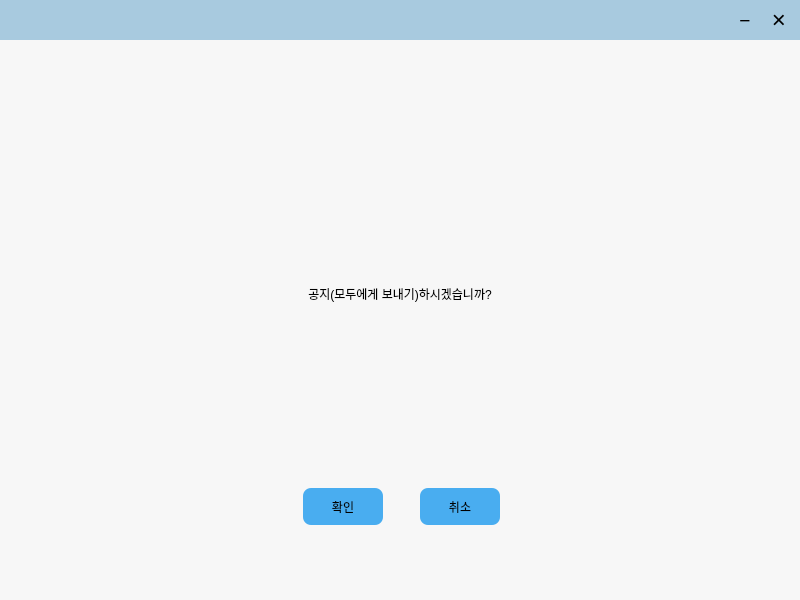
<?xml version="1.0" encoding="UTF-8"?>
<ui version="4.0">
 <class>NoticeConfirmDialog</class>
 <widget class="QDialog" name="NoticeConfirmDialog">
  <property name="geometry">
   <rect>
    <x>0</x>
    <y>0</y>
    <width>800</width>
    <height>600</height>
   </rect>
  </property>
  <property name="minimumSize">
   <size>
    <width>800</width>
    <height>600</height>
   </size>
  </property>
  <property name="maximumSize">
   <size>
    <width>800</width>
    <height>600</height>
   </size>
  </property>
  <property name="windowTitle">
   <string>Jewel</string>
  </property>
  <property name="styleSheet">
   <string notr="true">QDialog { background: #f7f7f7; } QFrame#titleBar { background: #a8cadf; } QPushButton#confirmButton, QPushButton#cancelButton { background: #49adf0; border: none; border-radius: 8px; font: 14px &quot;Malgun Gothic&quot;; } </string>
  </property>
  <widget class="QFrame" name="titleBar">
   <property name="geometry">
    <rect>
     <x>0</x>
     <y>0</y>
     <width>800</width>
     <height>40</height>
    </rect>
   </property>
   <property name="frameShape">
    <enum>QFrame::Shape::NoFrame</enum>
   </property>
   <widget class="QPushButton" name="minimizeButton">
    <property name="geometry">
     <rect>
      <x>728</x>
      <y>0</y>
      <width>34</width>
      <height>40</height>
     </rect>
    </property>
    <property name="styleSheet">
     <string notr="true">border: none; font: 19px Arial;</string>
    </property>
    <property name="text">
     <string>−</string>
    </property>
   </widget>
   <widget class="QPushButton" name="closeButton">
    <property name="geometry">
     <rect>
      <x>762</x>
      <y>0</y>
      <width>34</width>
      <height>40</height>
     </rect>
    </property>
    <property name="styleSheet">
     <string notr="true">border: none; font: 24px Arial;</string>
    </property>
    <property name="text">
     <string>×</string>
    </property>
   </widget>
  </widget>
  <widget class="QLabel" name="messageLabel">
   <property name="geometry">
    <rect>
     <x>180</x>
     <y>244</y>
     <width>440</width>
     <height>100</height>
    </rect>
   </property>
   <property name="styleSheet">
    <string notr="true">font: 700 40px &quot;Malgun Gothic&quot;; color: #000;</string>
   </property>
   <property name="text">
    <string>공지(모두에게 보내기)하시겠습니까?</string>
   </property>
   <property name="alignment">
    <set>Qt::AlignmentFlag::AlignCenter</set>
   </property>
  </widget>
  <widget class="QPushButton" name="confirmButton">
   <property name="geometry">
    <rect>
     <x>303</x>
     <y>488</y>
     <width>80</width>
     <height>37</height>
    </rect>
   </property>
   <property name="text">
    <string>확인</string>
   </property>
  </widget>
  <widget class="QPushButton" name="cancelButton">
   <property name="geometry">
    <rect>
     <x>420</x>
     <y>488</y>
     <width>80</width>
     <height>37</height>
    </rect>
   </property>
   <property name="text">
    <string>취소</string>
   </property>
  </widget>
 </widget>
 <resources/>
 <connections/>
</ui>
